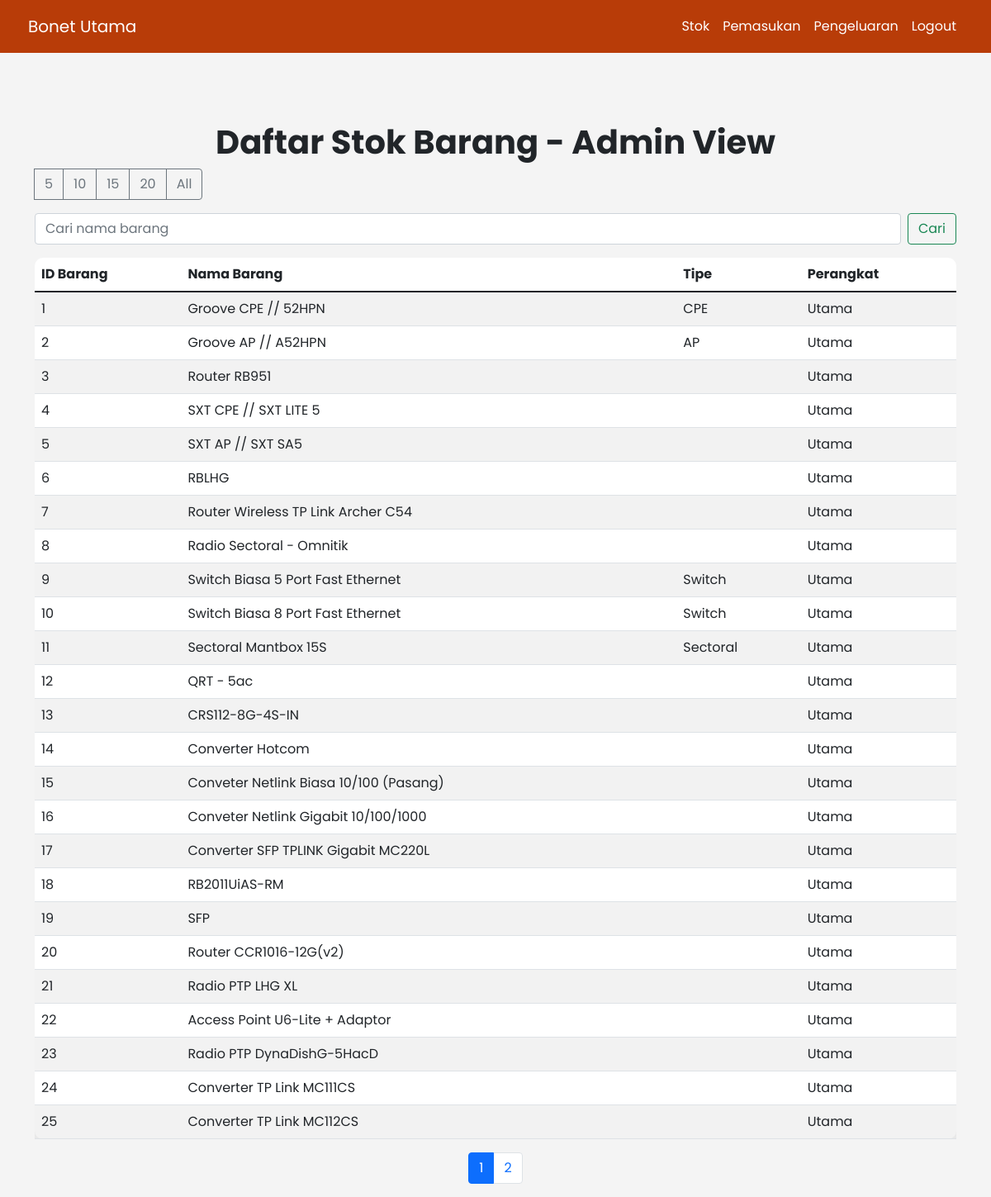
/admin/admin.php (signed in), run on the app's committed database.
### tables this page shows
CREATE TABLE `tb_pemasukan_barang` (
  `Tanggal_Pembelian` date NOT NULL,
  `ID_Barang` int(50) NOT NULL,
  `Nama_Barang` varchar(255) NOT NULL,
  `Tipe` varchar(255) NOT NULL,
  `Satuan` varchar(255) NOT NULL,
  `Stok` int(50) NOT NULL,
  `Perangkat` varchar(255) NOT NULL
);

### admin/admin.php (the view, shortened to what this page needs)
<?php
include('../koneksi.php');
$search = isset($_GET['search']) ? $_GET['search'] : '';
$total_query = "SELECT COUNT(*) as total FROM tb_pemasukan_barang WHERE Nama_Barang LIKE '%$search%'";
$total_result = $conn->query($total_query);
$total_row = $total_result->fetch_assoc();
$total = $total_row['total'];
$limit = isset($_SESSION['limit']) ? (int)$_SESSION['limit'] : 25;
$page = isset($_GET['page']) ? (int)$_GET['page'] : 1;
$offset = ($page - 1) * $limit;
$query = "SELECT * FROM tb_pemasukan_barang WHERE Nama_Barang LIKE '%$search%' LIMIT $limit OFFSET $offset";
$result = $conn->query($query);
?>
<!DOCTYPE html>
<html lang="en">
<head>
    <link href="https://cdn.jsdelivr.net/npm/bootstrap@5.1.3/dist/css/bootstrap.min.css" rel="stylesheet">
    <link rel="stylesheet" href="https://cdnjs.cloudflare.com/ajax/libs/font-awesome/6.0.0-beta3/css/all.min.css">
</head>
<body>
<nav class="navbar navbar-expand-lg navbar-custom fixed-top">
    <div class="container p-1">
        <a class="navbar-brand" href="admin.php">Bonet Utama</a>
        <div class="collapse navbar-collapse" id="navbarNav">
            <ul class="navbar-nav ms-auto">
                <li class="nav-item">
                    <a class="nav-link active" aria-current="page" href="admin.php">Stok</a>
                </li>
                <li class="nav-item">
                    <a class="nav-link" href="pemasukan-admin.php">Pemasukan</a>
                </li>
                <li class="nav-item">
                    <a class="nav-link" href="pengeluaran-admin.php">Pengeluaran</a>
                </li>
                <li class="nav-item">
                    <a class="nav-link" href="logout.php">Logout</a>
                </li>
            </ul>
        </div>
    </div>
</nav>
<div class="container mt-5">
    <h2 class="text-center fs-1 fw-bold">Daftar Stok Barang - Admin View</h2>
    <div class="actions mb-3">
        <form method="GET" action="admin.php" class="d-inline">
            <div class="btn-group" role="group">
                <button type="submit" name="limit" value="5" class="btn btn-outline-secondary">5</button>
                <button type="submit" name="limit" value="10" class="btn btn-outline-secondary">10</button>
                <button type="submit" name="limit" value="15" class="btn btn-outline-secondary">15</button>
                <button type="submit" name="limit" value="20" class="btn btn-outline-secondary">20</button>
                <button type="submit" name="limit" value="all" class="btn btn-outline-secondary">All</button>
            </div>
        </form>
    </div>
    <form class="d-flex mb-3" method="GET" action="admin.php">
        <input class="form-control me-2" type="search" placeholder="Cari nama barang" aria-label="Search" name="search" value="<?= htmlspecialchars($search) ?>">
        <button class="btn btn-outline-success" type="submit">Cari</button>
    </form>
    <table class="table table-striped">
        <thead>
            <tr>
                <th>ID Barang</th>
                <th>Nama Barang</th>
                <th>Tipe</th>
                <th>Perangkat</th>
            </tr>
        </thead>
        <tbody>
            <?php while ($row = $result->fetch_assoc()): ?>
            <tr>
                <td><?= htmlspecialchars($row['ID_Barang']) ?></td>
                <td><?= htmlspecialchars($row['Nama_Barang']) ?></td>
                <td><?= htmlspecialchars($row['Tipe']) ?></td>
                <td><?= htmlspecialchars($row['Perangkat']) ?></td>
            </tr>
            <?php endwhile; ?>
        </tbody>
    </table>
    <nav aria-label="Page navigation example">
        <ul class="pagination">
            <?php
            $total_pages = ceil($total / $limit);
            for ($i = 1; $i <= $total_pages; $i++): ?>
                <li class="page-item <?= $i == $page ? 'active' : '' ?>">
                    <a class="page-link" href="admin.php?page=<?= $i ?>&limit=<?= $limit ?>&search=<?= htmlspecialchars($search) ?>"><?= $i ?></a>
                </li>
            <?php endfor; ?>
        </ul>
    </nav>
</div>
</body>
</html>

### admin/admin.php (style rules this page uses)
body { font-family: 'Poppins', sans-serif; background-color: #f4f4f4; }
.navbar-custom { background-color: #B83C08; }
.navbar-custom .navbar-brand, .navbar-custom .nav-link { color: #fff; }
.container { padding-top: 100px; }
.table { background-color: #fff; padding: 20px; border-radius: 10px; }
.actions { display: flex; gap: 10px; }
.pagination { justify-content: center; }

### data on the page
tb_pemasukan_barang: ID_Barang "1", Nama_Barang "Groove CPE // 52HPN", Tipe "CPE", Perangkat "Utama"
tb_pemasukan_barang: ID_Barang "2", Nama_Barang "Groove AP // A52HPN", Tipe "AP", Perangkat "Utama"
tb_pemasukan_barang: ID_Barang "3", Nama_Barang "Router RB951", Perangkat "Utama"
tb_pemasukan_barang: ID_Barang "4", Nama_Barang "SXT CPE // SXT LITE 5", Perangkat "Utama"
tb_pemasukan_barang: ID_Barang "5", Nama_Barang "SXT AP // SXT SA5", Perangkat "Utama"
tb_pemasukan_barang: ID_Barang "6", Nama_Barang "RBLHG", Perangkat "Utama"
tb_pemasukan_barang: ID_Barang "7", Nama_Barang "Router Wireless TP Link Archer C54", Perangkat "Utama"
tb_pemasukan_barang: ID_Barang "8", Nama_Barang "Radio Sectoral - Omnitik", Perangkat "Utama"
tb_pemasukan_barang: ID_Barang "9", Nama_Barang "Switch Biasa 5 Port Fast Ethernet", Tipe "Switch", Perangkat "Utama"
tb_pemasukan_barang: ID_Barang "10", Nama_Barang "Switch Biasa 8 Port Fast Ethernet", Tipe "Switch", Perangkat "Utama"
tb_pemasukan_barang: ID_Barang "11", Nama_Barang "Sectoral Mantbox 15S", Tipe "Sectoral", Perangkat "Utama"
tb_pemasukan_barang: ID_Barang "12", Nama_Barang "QRT - 5ac", Perangkat "Utama"
tb_pemasukan_barang: ID_Barang "13", Nama_Barang "CRS112-8G-4S-IN", Perangkat "Utama"
tb_pemasukan_barang: ID_Barang "14", Nama_Barang "Converter Hotcom", Perangkat "Utama"
tb_pemasukan_barang: ID_Barang "15", Nama_Barang "Conveter Netlink Biasa 10/100 (Pasang)", Perangkat "Utama"
tb_pemasukan_barang: ID_Barang "16", Nama_Barang "Conveter Netlink Gigabit 10/100/1000", Perangkat "Utama"
tb_pemasukan_barang: ID_Barang "17", Nama_Barang "Converter SFP TPLINK Gigabit MC220L", Perangkat "Utama"
tb_pemasukan_barang: ID_Barang "18", Nama_Barang "RB2011UiAS-RM", Perangkat "Utama"
tb_pemasukan_barang: ID_Barang "19", Nama_Barang "SFP", Perangkat "Utama"
tb_pemasukan_barang: ID_Barang "20", Nama_Barang "Router CCR1016-12G(v2)", Perangkat "Utama"
tb_pemasukan_barang: ID_Barang "21", Nama_Barang "Radio PTP LHG XL", Perangkat "Utama"
tb_pemasukan_barang: ID_Barang "22", Nama_Barang "Access Point U6-Lite + Adaptor", Perangkat "Utama"
tb_pemasukan_barang: ID_Barang "23", Nama_Barang "Radio PTP DynaDishG-5HacD", Perangkat "Utama"
tb_pemasukan_barang: ID_Barang "24", Nama_Barang "Converter TP Link MC111CS", Perangkat "Utama"
tb_pemasukan_barang: ID_Barang "25", Nama_Barang "Converter TP Link MC112CS", Perangkat "Utama"
